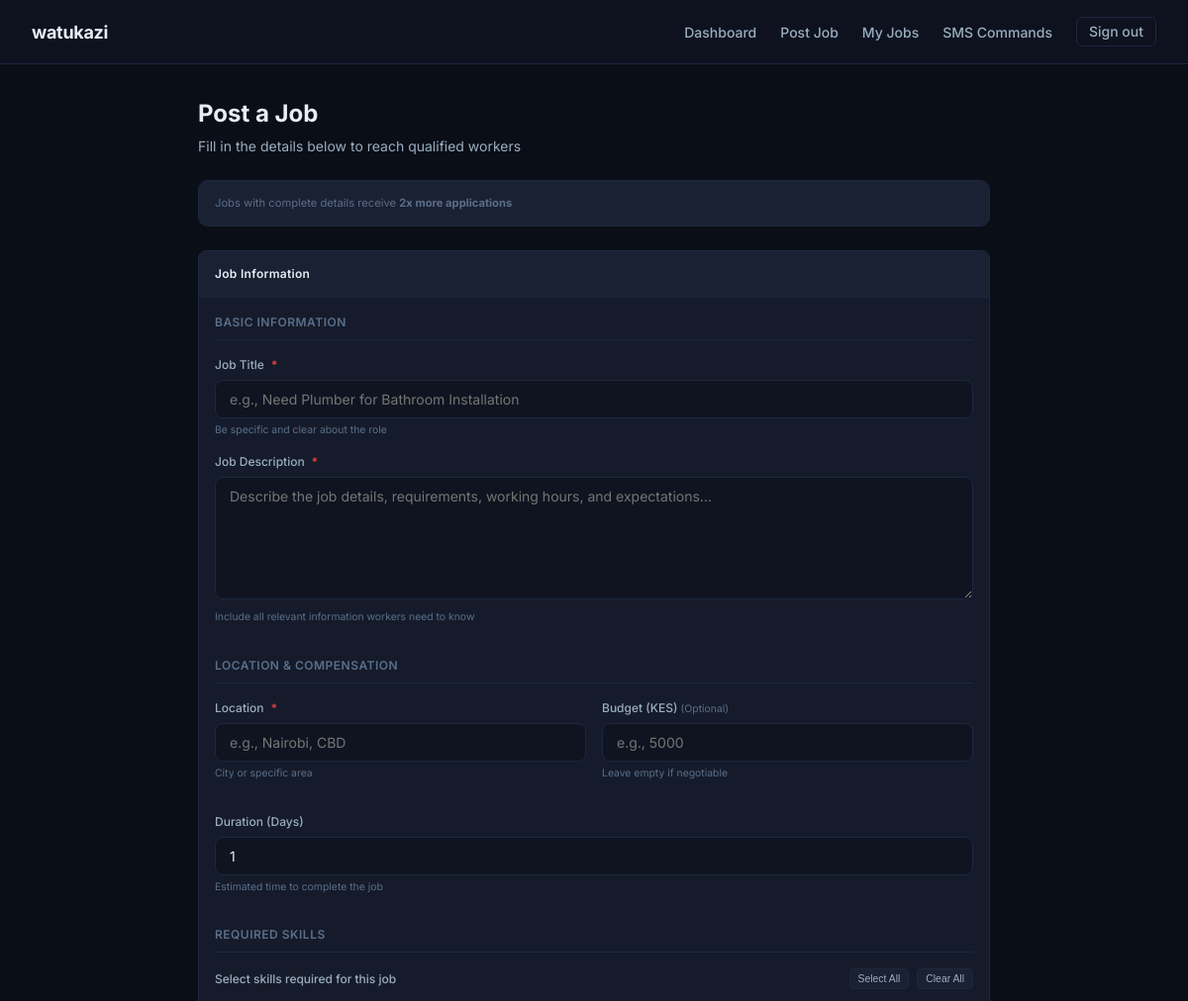
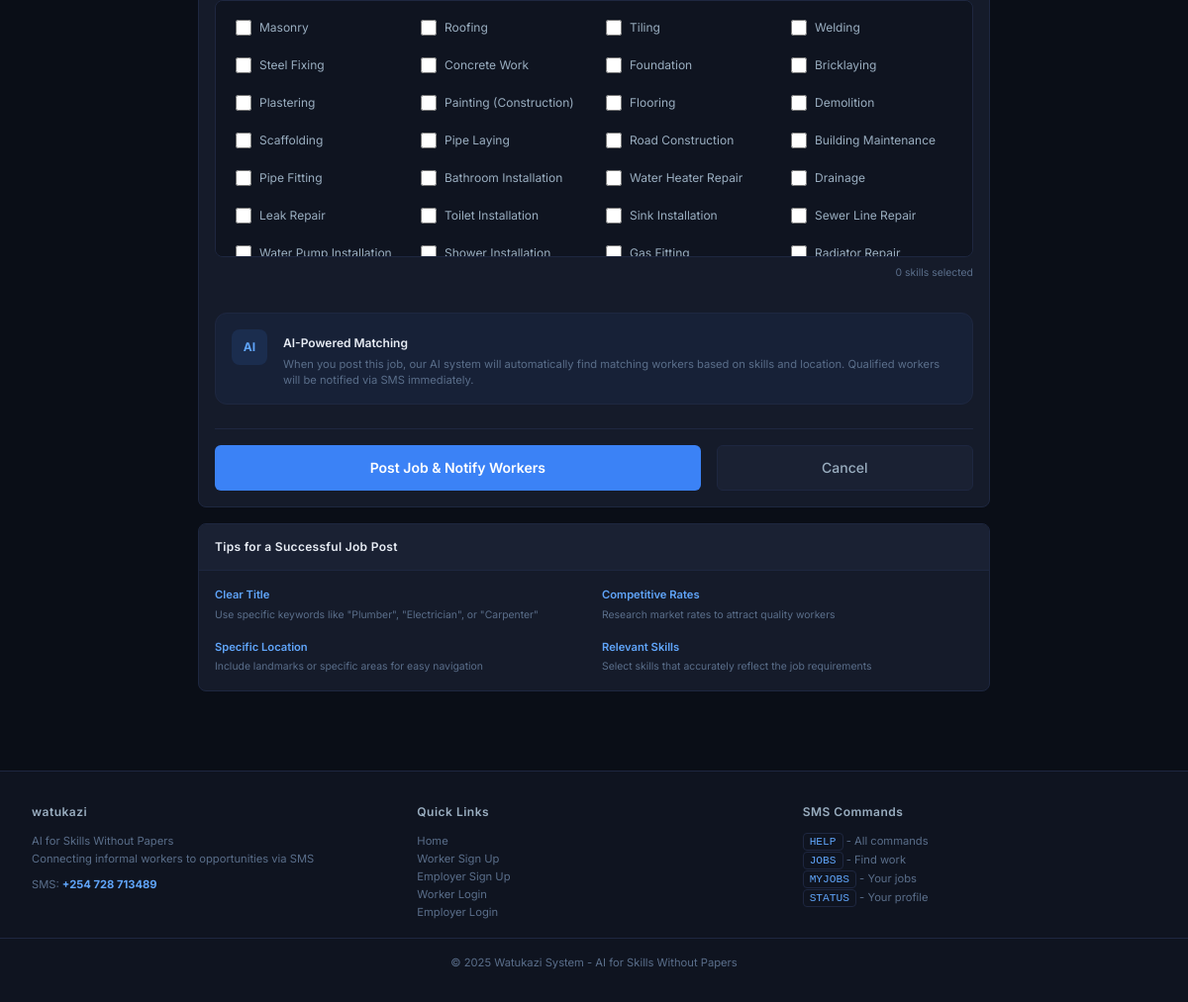
Screenshot of /jobs/create/ (signed in) with the database file from the repository (2 pictures, top to bottom).
### workers/models.py (models this page shows, shortened)
class Skill(models.Model):
    name = models.CharField(max_length=50, unique=True)
    category = models.ForeignKey(SkillCategory, on_delete=models.CASCADE, related_name='skills')
    description = models.TextField(blank=True)

### accounts/models.py (models this page shows, shortened)
class SMSSettings(models.Model):
    phone_number = models.CharField(max_length=15, default='0700000000', help_text="SMS number for users to text")
    is_active = models.BooleanField(default=True)
    updated_at = models.DateTimeField(auto_now=True)
    class Meta:
        verbose_name_plural = "SMS Settings"

### jobs/views.py (the view, shortened to what this page needs)
# urls.py: path('create/', views.create_job, name='create_job'),
@login_required
def create_job(request):
    if request.user.profile.user_type != 'employer':
        messages.error(request, "Only employers can create job postings")
        return redirect('/')
    context = {
        'skills': Skill.objects.all(),
    }
    return render(request, 'jobs/create_job.html', context)

### accounts/context_processors.py (called while the page is built)
def sms_settings(request):
    try:
        sms = SMSSettings.objects.first()
        sms_number = sms.phone_number if sms else '0700000000'
    except:
        sms_number = '0700000000'
    return {
        'sms_number': sms_number,
    }

### notifications/context_processors.py (called while the page is built)
def notifications_context(request):
    if request.user.is_authenticated:
        unread_count = Notification.objects.filter(
            recipient=request.user,
            is_read=False
        ).count()
        recent_notifications = Notification.objects.filter(
            recipient=request.user
        )[:5]
        return {
            'unread_notifications_count': unread_count,
            'recent_notifications': recent_notifications,
        }
    return {
        'unread_notifications_count': 0,
        'recent_notifications': [],
    }

### templates/jobs/create_job.html (shortened to what this page needs)
{% extends "base.html" %}
{% block content %}
<div class="container">
    <div class="form-container">
        <div style="margin-bottom: 1.5rem;">
            <h1 style="font-size: 1.5rem; font-weight: 700; margin-bottom: 0.25rem;">Post a Job</h1>
            <p style="color: var(--text-secondary); font-size: 0.875rem;">Fill in the details below to reach qualified workers</p>
        </div>
        <div style="background: var(--bg-tertiary); border-radius: 10px; padding: 0.875rem 1rem; margin-bottom: 1.5rem; border: 1px solid var(--border-subtle);">
            <p style="font-size: 0.7rem; color: var(--text-muted);">Jobs with complete details receive <strong>2x more applications</strong></p>
        </div>
        <div class="card">
            <div class="card-header">Job Information</div>
            <div class="card-body">
                <form method="post">
                    <div class="form-section">
                        <div class="form-section-title">Basic Information</div>
                        <div class="form-group-full">
                            <label class="form-label">Job Title <span class="required">*</span></label>
                            <input type="text" name="title" class="form-input" required
                                   placeholder="e.g., Need Plumber for Bathroom Installation">
                            <div class="form-help">Be specific and clear about the role</div>
                        </div>
                        <div class="form-group-full">
                            <label class="form-label">Job Description <span class="required">*</span></label>
                            <textarea name="description" class="form-textarea" rows="6" required
                                      placeholder="Describe the job details, requirements, working hours, and expectations..."></textarea>
                            <div class="form-help">Include all relevant information workers need to know</div>
                        </div>
                    </div>
                    <div class="form-section">
                        <div class="form-section-title">Location & Compensation</div>
                        <div class="form-row">
                            <div class="form-group">
                                <label class="form-label">Location <span class="required">*</span></label>
                                <input type="text" name="location" class="form-input" required
                                       placeholder="e.g., Nairobi, CBD">
                                <div class="form-help">City or specific area</div>
                            </div>
                            <div class="form-group">
                                <label class="form-label">Budget (KES) <span class="optional">(Optional)</span></label>
                                <input type="number" name="budget" class="form-input"
                                       placeholder="e.g., 5000">
                                <div class="form-help">Leave empty if negotiable</div>
                            </div>
                        </div>
                        <div class="form-group-full">
                            <label class="form-label">Duration (Days)</label>
                            <input type="number" name="duration_days" class="form-input" value="1" min="1">
                            <div class="form-help">Estimated time to complete the job</div>
                        </div>
                    </div>
                    <div class="form-section">
                        <div class="form-section-title">Required Skills</div>
                        <div class="skills-header">
                            <label>Select skills required for this job</label>
                            <div class="skills-actions">
                                <button type="button" class="skill-btn" onclick="selectAllSkills()">Select All</button>
                                <button type="button" class="skill-btn" onclick="clearAllSkills()">Clear All</button>
                            </div>
                        </div>
                        <div class="skills-grid" id="skillsGrid">
                            {% for skill in skills %}
                                <label class="skill-checkbox">
                                    <input type="checkbox" name="required_skills" value="{{ skill.id }}" class="skill-check">
                                    <span>{{ skill.name }}</span>
                                </label>
                            {% endfor %}
                        </div>
                        <div class="selected-count" id="selectedCount">0 skills selected</div>
                    </div>
                    <div class="ai-notice">
                        <div class="ai-icon">AI</div>
                        <div class="ai-content">
                            <strong>AI-Powered Matching</strong>
                            <p>When you post this job, our AI system will automatically find matching workers based on skills and location. Qualified workers will be notified via SMS immediately.</p>
                        </div>
                    </div>
                    <div class="action-buttons">
                        <button type="submit" class="btn btn-primary">Post Job & Notify Workers</button>
                        <a href="{% url 'employers:dashboard' %}" class="btn btn-secondary">Cancel</a>
                    </div>
                </form>
            </div>
        </div>
        <div class="card" style="margin-top: 1rem;">
            <div class="card-header">Tips for a Successful Job Post</div>
            <div class="card-body">
                <div style="display: grid; grid-template-columns: repeat(2, 1fr); gap: 1rem;">
                    <div>
                        <div style="font-weight: 600; font-size: 0.7rem; color: var(--accent-blue-light); margin-bottom: 0.25rem;">Clear Title</div>
                        <p style="font-size: 0.65rem; color: var(--text-muted);">Use specific keywords like "Plumber", "Electrician", or "Carpenter"</p>
                    </div>
                    <div>
                        <div style="font-weight: 600; font-size: 0.7rem; color: var(--accent-blue-light); margin-bottom: 0.25rem;">Competitive Rates</div>
                        <p style="font-size: 0.65rem; color: var(--text-muted);">Research market rates to attract quality workers</p>
                    </div>
                    <div>
                        <div style="font-weight: 600; font-size: 0.7rem; color: var(--accent-blue-light); margin-bottom: 0.25rem;">Specific Location</div>
                        <p style="font-size: 0.65rem; color: var(--text-muted);">Include landmarks or specific areas for easy navigation</p>
                    </div>
                    <div>
                        <div style="font-weight: 600; font-size: 0.7rem; color: var(--accent-blue-light); margin-bottom: 0.25rem;">Relevant Skills</div>
                        <p style="font-size: 0.65rem; color: var(--text-muted);">Select skills that accurately reflect the job requirements</p>
                    </div>
                </div>
            </div>
        </div>
    </div>
</div>
{% endblock %}

### templates/base.html (shortened to what this page needs)
<!DOCTYPE html>
<html lang="en">
<head>
</head>
<body>
    <header class="header">
        <div class="header-container">
            <a href="/" class="logo">watukazi</a>
            <nav class="nav">
                {% if user.is_authenticated %}
                    {% if user.profile.user_type == 'worker' %}
                        <a href="{% url 'workers:dashboard' %}" class="nav-link">Dashboard</a>
                        <a href="{% url 'workers:manage_skills' %}" class="nav-link">Skills</a>
                        <a href="{% url 'jobs:search_jobs' %}" class="nav-link">Find Jobs</a>
                    {% elif user.profile.user_type == 'employer' %}
                        <a href="{% url 'employers:dashboard' %}" class="nav-link">Dashboard</a>
                        <a href="{% url 'jobs:create_job' %}" class="nav-link">Post Job</a>
                        <a href="{% url 'jobs:my_jobs' %}" class="nav-link">My Jobs</a>
                    {% endif %}
                    <div class="dropdown" id="smsDropdown">
                        <a href="#" class="nav-link" onclick="toggleDropdown(event)">SMS Commands</a>
                    </div>
                    <a href="{% url 'account_logout' %}" class="btn btn-outline" style="padding: 0.25rem 0.75rem;">Sign out</a>
                {% else %}
                    <div class="nav" style="gap: 0.75rem;">
                        <a href="{% url 'accounts:worker_login' %}" class="nav-link">Worker</a>
                        <a href="{% url 'accounts:employer_login' %}" class="nav-link">Employer</a>
                        <a href="{% url 'accounts:worker_signup' %}" class="btn btn-primary">Sign up</a>
                    </div>
                {% endif %}
            </nav>
        </div>
    </header>
    <main>
        {% block content %}{% endblock %}
    </main>
    <footer class="footer">
        <div class="footer-content">
            <div class="footer-section">
                <h4>watukazi</h4>
                <p>AI for Skills Without Papers<br>Connecting informal workers to opportunities via SMS</p>
                <p style="margin-top: 0.5rem;">SMS: <strong style="color: var(--accent-blue-light);">{{ sms_number }}</strong></p>
            </div>
            <div class="footer-section">
                <h4>Quick Links</h4>
                <p><a href="/">Home</a></p>
                <p><a href="{% url 'accounts:worker_signup' %}">Worker Sign Up</a></p>
                <p><a href="{% url 'accounts:employer_signup' %}">Employer Sign Up</a></p>
                <p><a href="{% url 'accounts:worker_login' %}">Worker Login</a></p>
                <p><a href="{% url 'accounts:employer_login' %}">Employer Login</a></p>
            </div>
            <div class="footer-section">
                <h4>SMS Commands</h4>
                <p><code class="code">HELP</code> - All commands</p>
                <p><code class="code">JOBS</code> - Find work</p>
                <p><code class="code">MYJOBS</code> - Your jobs</p>
                <p><code class="code">STATUS</code> - Your profile</p>
            </div>
        </div>
        <div class="divider" style="max-width: 1400px; margin: 1rem auto 0;"></div>
        <div style="text-align: center; margin-top: 1rem;">
            <p style="font-size: 0.7rem; color: var(--text-muted);">&copy; 2025 Watukazi System - AI for Skills Without Papers</p>
        </div>
    </footer>
</body>
</html>

### templates/base.html (style rules this page uses)
:root { --bg-deep: #0a0e17; --bg-primary: #0f1420; --bg-secondary: #151b2a; --bg-tertiary: #1a2133; --border-subtle: #1e2740; --border-medium: #2a3450; --text-primary: #e8edf5; --text-secondary: #9aaec0; --text-muted: #5a6e8a; --accent-blue: #3b82f6; --accent-blue-dark: #2563eb; --accent-blue-light: #60a5fa; --accent-green: #10b981; --accent-yellow: #f59e0b; --accent-red: #ef4444; --glass-bg: rgba(21, 27, 42, 0.95); --glass-border: rgba(59, 130, 246, 0.15); }
* { margin: 0; padding: 0; box-sizing: border-box; }
body { font-family: 'Inter', -apple-system, BlinkMacSystemFont, 'Segoe UI', sans-serif; background: var(--bg-deep); color: var(--text-primary); line-height: 1.5; min-height: 100vh; }
.header { background: rgba(15, 20, 32, 0.95); backdrop-filter: blur(12px); border-bottom: 1px solid var(--border-subtle); position: sticky; top: 0; z-index: 100; }
.header-container { max-width: 1400px; margin: 0 auto; padding: 0 2rem; display: flex; justify-content: space-between; align-items: center; height: 64px; }
.logo { font-size: 1.125rem; font-weight: 700; color: var(--text-primary); text-decoration: none; letter-spacing: -0.3px; }
.nav { display: flex; gap: 1.5rem; align-items: center; }
.nav-link { color: var(--text-secondary); text-decoration: none; font-size: 0.875rem; font-weight: 500; transition: color 0.2s ease; }
.dropdown { position: relative; }
.btn { display: inline-block; padding: 0.5rem 1rem; font-size: 0.875rem; font-weight: 500; line-height: 1.25rem; border-radius: 6px; text-decoration: none; cursor: pointer; transition: all 0.2s ease; border: none; font-family: inherit; }
.btn-primary { background: var(--accent-blue); color: white; }
.btn-secondary { background: var(--bg-tertiary); color: var(--text-secondary); border: 1px solid var(--border-subtle); }
.btn-outline { background: transparent; color: var(--text-secondary); border: 1px solid var(--border-subtle); }
.container { max-width: 1400px; margin: 0 auto; padding: 2rem; }
.card { background: var(--bg-secondary); border: 1px solid var(--border-subtle); border-radius: 8px; overflow: hidden; }
.card-header { padding: 0.875rem 1rem; border-bottom: 1px solid var(--border-subtle); background: var(--bg-tertiary); font-size: 0.75rem; font-weight: 600; color: var(--text-primary); letter-spacing: 0.3px; }
.card-body { padding: 1rem; }
.form-group { margin-bottom: 1rem; }
.form-label { display: block; margin-bottom: 0.375rem; font-size: 0.75rem; font-weight: 500; color: var(--text-secondary); }
.form-input, .form-select, .form-textarea { width: 100%; padding: 0.5rem 0.75rem; background: var(--bg-primary); border: 1px solid var(--border-subtle); border-radius: 6px; color: var(--text-primary); font-size: 0.875rem; font-family: inherit; transition: all 0.2s ease; }
.code { background: var(--bg-primary); padding: 0.125rem 0.375rem; border-radius: 4px; font-family: 'SF Mono', Monaco, monospace; font-size: 0.7rem; color: var(--accent-blue-light); border: 1px solid var(--border-subtle); }
.footer { background: var(--bg-primary); border-top: 1px solid var(--border-subtle); padding: 2rem 0; margin-top: 3rem; }
.footer-content { max-width: 1400px; margin: 0 auto; padding: 0 2rem; display: grid; grid-template-columns: repeat(3, 1fr); gap: 2rem; }
.footer-section h4 { font-size: 0.75rem; font-weight: 600; margin-bottom: 0.75rem; color: var(--text-secondary); letter-spacing: 0.5px; }
.footer-section p { font-size: 0.7rem; color: var(--text-muted); line-height: 1.6; }
.footer-section a { color: var(--text-muted); text-decoration: none; }
.divider { height: 1px; background: var(--border-subtle); margin: 1rem 0; }

### rows the page displays
Skill: name "Masonry"
Skill: name "Roofing"
Skill: name "Tiling"
Skill: name "Welding"
Skill: name "Steel Fixing"
Skill: name "Concrete Work"
Skill: name "Foundation"
Skill: name "Bricklaying"
Skill: name "Plastering"
Skill: name "Painting (Construction)"
Skill: name "Flooring"
Skill: name "Demolition"
Skill: name "Scaffolding"
Skill: name "Pipe Laying"
Skill: name "Road Construction"
Skill: name "Building Maintenance"
Skill: name "Pipe Fitting"
Skill: name "Bathroom Installation"
Skill: name "Water Heater Repair"
Skill: name "Drainage"
Skill: name "Leak Repair"
Skill: name "Toilet Installation"
Skill: name "Sink Installation"
Skill: name "Sewer Line Repair"
Skill: name "Water Pump Installation"
Skill: name "Shower Installation"
Skill: name "Gas Fitting"
Skill: name "Radiator Repair"
SMSSettings: phone_number "+254 728 713489"
